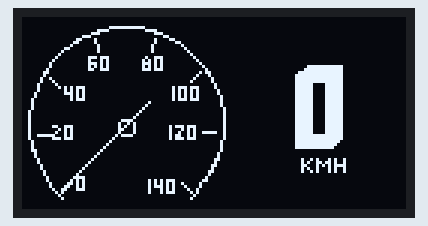
Simulated run of this sketch. Board: Arduino Uno, built with avr-gcc and run on an emulated ATmega328P. Shown: 128×64 one-colour display.

Above: at 0.4 s.

The sketch:

EDAG_OLED.ino
```cpp
#include "U8glib.h"
#include <SPI.h>
#include <mcp2515.h>
#define CS_PIN 10 // pin Chip Select

struct can_frame canMsg;

MCP2515 mcp(CS_PIN);

U8GLIB_SSD1306_128X64 u8g(U8G_I2C_OPT_DEV_0|U8G_I2C_OPT_NO_ACK|U8G_I2C_OPT_FAST);	// Fast I2C / TWI

// 'Centro_flecha[1]', 8x8px
const unsigned char epd_bitmap_Centro_flecha_1_ [] PROGMEM = {
  0x00, 0x00, 0x00, 0x00, 0x00, 0x00, 0x00, 0x00
};
// 'contorno_centro[1]', 8x8px
const unsigned char epd_bitmap_contorno_centro_1_ [] PROGMEM = {
  0x00, 0x3c, 0x42, 0x42, 0x42, 0x42, 0x3c, 0x00
};
// 'Gauge[1]', 71x64px
const unsigned char epd_bitmap_Gauge_1_ [] PROGMEM = {
  0x00, 0x00, 0x00, 0x00, 0x00, 0x00, 0x00, 0x00, 0x00, 0x00, 0x00, 0x00, 0x00, 0x00, 0x00, 0x00,
  0x00, 0x00, 0x00, 0x00, 0x00, 0x00, 0x00, 0x00, 0x00, 0x00, 0x00, 0x00, 0x00, 0x00, 0x07, 0xff,
  0x80, 0x00, 0x00, 0x00, 0x00, 0x00, 0x00, 0x78, 0x00, 0x78, 0x00, 0x00, 0x00, 0x00, 0x00, 0x01,
  0xc0, 0x00, 0x0e, 0x00, 0x00, 0x00, 0x00, 0x00, 0x0e, 0x00, 0x00, 0x01, 0x80, 0x00, 0x00, 0x00,
  0x00, 0x30, 0x80, 0x00, 0x08, 0x60, 0x00, 0x00, 0x00, 0x00, 0x60, 0x80, 0x00, 0x08, 0x18, 0x00,
  0x00, 0x00, 0x00, 0x80, 0x40, 0x00, 0x10, 0x04, 0x00, 0x00, 0x00, 0x03, 0x00, 0x40, 0x00, 0x10,
  0x02, 0x00, 0x00, 0x00, 0x04, 0x00, 0x40, 0x00, 0x10, 0x01, 0x00, 0x00, 0x00, 0x08, 0x00, 0x00,
  0x00, 0x00, 0x00, 0x80, 0x00, 0x00, 0x10, 0x03, 0xb8, 0x00, 0x4e, 0x00, 0x40, 0x00, 0x00, 0x20,
  0x02, 0x28, 0x00, 0xaa, 0x00, 0x20, 0x00, 0x00, 0x40, 0x03, 0xa8, 0x00, 0xea, 0x00, 0x10, 0x00,
  0x00, 0x40, 0x02, 0xa8, 0x00, 0xaa, 0x00, 0x08, 0x00, 0x00, 0x80, 0x03, 0x38, 0x00, 0xee, 0x00,
  0x04, 0x00, 0x01, 0x80, 0x00, 0x00, 0x00, 0x00, 0x00, 0x16, 0x00, 0x01, 0x00, 0x00, 0x00, 0x00,
  0x00, 0x00, 0x22, 0x00, 0x02, 0x40, 0x00, 0x00, 0x00, 0x00, 0x00, 0x41, 0x00, 0x02, 0x20, 0x00,
  0x00, 0x00, 0x00, 0x00, 0x81, 0x00, 0x04, 0x10, 0x00, 0x00, 0x00, 0x00, 0x00, 0x00, 0x80, 0x04,
  0x0a, 0xb8, 0x00, 0x00, 0x00, 0x2e, 0xe0, 0x80, 0x04, 0x02, 0xa8, 0x00, 0x00, 0x00, 0x2a, 0xa0,
  0x40, 0x08, 0x03, 0xa8, 0x00, 0x00, 0x00, 0x2a, 0xa0, 0x40, 0x08, 0x00, 0xa8, 0x00, 0x00, 0x00,
  0x2a, 0xa0, 0x20, 0x10, 0x00, 0xb8, 0x00, 0x00, 0x00, 0x2e, 0xe0, 0x20, 0x10, 0x00, 0x00, 0x00,
  0x00, 0x00, 0x00, 0x00, 0x20, 0x10, 0x00, 0x00, 0x00, 0x00, 0x00, 0x00, 0x00, 0x20, 0x10, 0x00,
  0x00, 0x00, 0x00, 0x00, 0x00, 0x00, 0x10, 0x20, 0x00, 0x00, 0x00, 0x00, 0x00, 0x00, 0x00, 0x10,
  0x20, 0x00, 0x00, 0x00, 0x00, 0x00, 0x00, 0x00, 0x10, 0x20, 0x00, 0x00, 0x00, 0x00, 0x00, 0x00,
  0x00, 0x10, 0x20, 0x00, 0x00, 0x00, 0x00, 0x00, 0x00, 0x00, 0x10, 0x20, 0x00, 0x00, 0x00, 0x00,
  0x00, 0x00, 0x00, 0x10, 0x20, 0x33, 0x80, 0x00, 0x00, 0x00, 0x5d, 0xc0, 0x10, 0x20, 0x0a, 0x80,
  0x00, 0x00, 0x00, 0x45, 0x40, 0x10, 0x20, 0x12, 0x80, 0x00, 0x00, 0x00, 0x49, 0x4f, 0x90, 0x27,
  0xe2, 0x80, 0x00, 0x00, 0x00, 0x59, 0x40, 0x10, 0x20, 0x3b, 0x80, 0x00, 0x00, 0x00, 0x5d, 0xc0,
  0x10, 0x10, 0x00, 0x00, 0x00, 0x00, 0x00, 0x00, 0x00, 0x20, 0x10, 0x00, 0x00, 0x00, 0x00, 0x00,
  0x00, 0x00, 0x20, 0x10, 0x00, 0x00, 0x00, 0x00, 0x00, 0x00, 0x00, 0x20, 0x18, 0x00, 0x00, 0x00,
  0x00, 0x00, 0x00, 0x00, 0x20, 0x08, 0x00, 0x00, 0x00, 0x00, 0x00, 0x00, 0x00, 0x40, 0x08, 0x00,
  0x00, 0x00, 0x00, 0x00, 0x00, 0x00, 0x40, 0x04, 0x00, 0x00, 0x00, 0x00, 0x00, 0x00, 0x00, 0xc0,
  0x04, 0x00, 0x00, 0x00, 0x00, 0x00, 0x00, 0x00, 0x80, 0x02, 0x00, 0x00, 0x00, 0x00, 0x00, 0x00,
  0x01, 0x80, 0x02, 0x00, 0x00, 0x00, 0x00, 0x00, 0x00, 0x01, 0x00, 0x01, 0x00, 0x00, 0x00, 0x00,
  0x00, 0x00, 0x03, 0x00, 0x01, 0x00, 0x00, 0x00, 0x00, 0x00, 0x00, 0x02, 0x00, 0x00, 0x80, 0x38,
  0x00, 0x00, 0x00, 0x00, 0x04, 0x00, 0x00, 0x80, 0x28, 0x00, 0x00, 0x2a, 0xe0, 0x0c, 0x00, 0x00,
  0x40, 0xa8, 0x00, 0x00, 0x2a, 0xa4, 0x10, 0x00, 0x00, 0x41, 0x28, 0x00, 0x00, 0x2e, 0xa2, 0x10,
  0x00, 0x00, 0x22, 0x38, 0x00, 0x00, 0x22, 0xa1, 0x20, 0x00, 0x00, 0x14, 0x00, 0x00, 0x00, 0x22,
  0xe0, 0xa0, 0x00, 0x00, 0x08, 0x00, 0x00, 0x00, 0x00, 0x00, 0x40, 0x00, 0x00, 0x04, 0x00, 0x00,
  0x00, 0x00, 0x00, 0x80, 0x00, 0x00, 0x00, 0x00, 0x00, 0x00, 0x00, 0x00, 0x00, 0x00, 0x00, 0x00,
  0x00, 0x00, 0x00, 0x00, 0x00, 0x00, 0x00, 0x00, 0x00, 0x00, 0x00, 0x00, 0x00, 0x00, 0x00, 0x00
};
// 'KMH_letras[1]', 16x8px
const unsigned char epd_bitmap_KMH_letras_1_ [] PROGMEM = {
  0x00, 0x00, 0x94, 0x52, 0xa6, 0xd2, 0xc5, 0x5e, 0xa4, 0x52, 0x94, 0x52, 0x94, 0x52, 0x00, 0x00
};

// '0[1]', 16x28px
const unsigned char epd_bitmap_0_1_ [] PROGMEM = {
  0x0f, 0xff, 0x1f, 0xff, 0x7f, 0xff, 0xff, 0xff, 0xff, 0xff, 0xff, 0xff, 0xfc, 0x3f, 0xfc, 0x3f,
  0xfc, 0x3f, 0xfc, 0x3f, 0xfc, 0x3f, 0xfc, 0x3f, 0xfc, 0x3f, 0xfc, 0x3f, 0xfc, 0x3f, 0xfc, 0x3f,
  0xfc, 0x3f, 0xfc, 0x3f, 0xfc, 0x3f, 0xfc, 0x3f, 0xfc, 0x3f, 0xfc, 0x3f, 0xfc, 0x3f, 0xff, 0xff,
  0xff, 0xff, 0xff, 0xfe, 0xff, 0xfc, 0xff, 0xf8
};
// '1[1]', 16x28px
const unsigned char epd_bitmap_1_1_ [] PROGMEM = {
  0x01, 0xf8, 0x03, 0xf8, 0x07, 0xf8, 0x1f, 0xf8, 0x1f, 0xf8, 0x1f, 0xf8, 0x1f, 0xf8, 0x1f, 0xf8,
  0x01, 0xf8, 0x01, 0xf8, 0x01, 0xf8, 0x01, 0xf8, 0x01, 0xf8, 0x01, 0xf8, 0x01, 0xf8, 0x01, 0xf8,
  0x01, 0xf8, 0x01, 0xf8, 0x01, 0xf8, 0x01, 0xf8, 0x01, 0xf8, 0x01, 0xf8, 0x01, 0xf8, 0x01, 0xf8,
  0x01, 0xf8, 0x01, 0xf8, 0x01, 0xf8, 0x01, 0xf8
};
// '2[1]', 16x28px
const unsigned char epd_bitmap_2_1_ [] PROGMEM = {
  0x0f, 0xfe, 0x1f, 0xff, 0x3f, 0xff, 0x7f, 0xff, 0xff, 0xff, 0xff, 0xff, 0xfc, 0x3f, 0xfc, 0x3f,
  0xfc, 0x3f, 0x00, 0x3f, 0x00, 0x7f, 0x00, 0xff, 0x01, 0xfe, 0x03, 0xfc, 0x07, 0xf8, 0x1f, 0xf0,
  0x3f, 0xe0, 0x7f, 0x80, 0xff, 0x00, 0xfe, 0x00, 0xfc, 0x00, 0xfc, 0x00, 0xfc, 0x00, 0xff, 0xff,
  0xff, 0xff, 0xff, 0xff, 0xff, 0xff, 0xff, 0xff
};
// '3[1]', 16x28px
const unsigned char epd_bitmap_3_1_ [] PROGMEM = {
  0x0f, 0xfe, 0x3f, 0xff, 0x7f, 0xff, 0xff, 0xff, 0xff, 0xff, 0xff, 0xff, 0xf8, 0x3f, 0xf8, 0x3f,
  0xf8, 0x3f, 0x00, 0x3f, 0x00, 0x3f, 0x00, 0xfe, 0x01, 0xfc, 0x01, 0xf8, 0x01, 0xff, 0x01, 0xff,
  0x00, 0xff, 0x00, 0x3f, 0x00, 0x3f, 0xf8, 0x3f, 0xf8, 0x3f, 0xf8, 0x3f, 0xfc, 0x3f, 0xff, 0xff,
  0xff, 0xff, 0xff, 0xfe, 0xff, 0xfc, 0xff, 0xf8
};
// '4[1]', 16x28px
const unsigned char epd_bitmap_4_1_ [] PROGMEM = {
  0x00, 0xe0, 0x00, 0xf0, 0x01, 0xf8, 0x01, 0xfc, 0x03, 0xfe, 0x07, 0xfe, 0x07, 0xfe, 0x0f, 0xfe,
  0x0f, 0xfe, 0x1f, 0xfe, 0x1f, 0x7e, 0x3f, 0x7e, 0x3e, 0x7e, 0x7e, 0x7e, 0x7c, 0x7e, 0xfc, 0x7e,
  0xf8, 0x7e, 0xf8, 0x7e, 0xff, 0xff, 0xff, 0xff, 0x7f, 0xff, 0x7f, 0xff, 0x3f, 0xff, 0x00, 0x7e,
  0x00, 0x7e, 0x00, 0x7e, 0x00, 0x7e, 0x00, 0x7e
};
// '5[1]', 16x28px
const unsigned char epd_bitmap_5_1_ [] PROGMEM = {
  0x7f, 0xfe, 0xff, 0xfe, 0xff, 0xfe, 0xff, 0xfe, 0xff, 0xfe, 0xff, 0xfe, 0xfc, 0x00, 0xfc, 0x00,
  0xfc, 0x00, 0xfc, 0x00, 0xfe, 0x00, 0xff, 0xf0, 0xff, 0xf8, 0xff, 0xfc, 0xff, 0xfe, 0xff, 0xff,
  0x00, 0x3f, 0x00, 0x3f, 0x00, 0x3f, 0xfc, 0x3f, 0xfc, 0x3f, 0xfc, 0x3f, 0xfc, 0x7f, 0xff, 0xff,
  0xff, 0xff, 0x7f, 0xff, 0x3f, 0xff, 0x1f, 0xff
};
// '6[1]', 16x28px
const unsigned char epd_bitmap_6_1_ [] PROGMEM = {
  0x0f, 0xfe, 0x1f, 0xff, 0x3f, 0xff, 0x7f, 0xff, 0xff, 0xff, 0xff, 0xff, 0xfc, 0x3f, 0xfc, 0x3f,
  0xfc, 0x3f, 0xfc, 0x00, 0xfc, 0x00, 0xff, 0xfe, 0xff, 0xff, 0xff, 0xff, 0xff, 0xff, 0xff, 0xff,
  0xff, 0xff, 0xfc, 0x3f, 0xfc, 0x3f, 0xfc, 0x3f, 0xfc, 0x3f, 0xfc, 0x3f, 0xfc, 0x7f, 0xff, 0xff,
  0xff, 0xfe, 0xff, 0xfc, 0xff, 0xf8, 0xff, 0xf0
};
// '7[1]', 16x28px
const unsigned char epd_bitmap_7_1_ [] PROGMEM = {
  0xff, 0xf0, 0xff, 0xf8, 0xff, 0xfc, 0xff, 0xfe, 0xff, 0xff, 0xff, 0xff, 0xf8, 0x3e, 0xf8, 0x7e,
  0xf8, 0x7e, 0x00, 0xfc, 0x00, 0xfc, 0x00, 0xfc, 0x01, 0xf8, 0x01, 0xf8, 0x01, 0xf8, 0x03, 0xf0,
  0x03, 0xf0, 0x07, 0xf0, 0x07, 0xe0, 0x07, 0xe0, 0x0f, 0xc0, 0x0f, 0xc0, 0x0f, 0xc0, 0x1f, 0x80,
  0x1f, 0x80, 0x3f, 0x80, 0x3f, 0x00, 0x3f, 0x00
};
// '8[1]', 16x28px
const unsigned char epd_bitmap_8_1_ [] PROGMEM = {
  0x0f, 0xfe, 0x1f, 0xfe, 0x3f, 0xfe, 0x7f, 0xfe, 0xff, 0xfe, 0xff, 0xfe, 0xfc, 0x3e, 0xfc, 0x3e,
  0xfc, 0x3e, 0xfc, 0x3e, 0xfc, 0x3e, 0xfc, 0x3e, 0xff, 0xfc, 0xff, 0xf8, 0x1f, 0xff, 0x7f, 0xff,
  0xff, 0xff, 0xfc, 0x3f, 0xfc, 0x3f, 0xfc, 0x3f, 0xfc, 0x3f, 0xfc, 0x3f, 0xfc, 0x3f, 0xff, 0xff,
  0xff, 0xff, 0xff, 0xfe, 0xff, 0xfc, 0xff, 0xf8
};
// '9[1]', 16x28px
const unsigned char epd_bitmap_9_1_ [] PROGMEM = {
  0x07, 0xff, 0x1f, 0xff, 0x3f, 0xff, 0x7f, 0xff, 0xff, 0xff, 0xff, 0xff, 0xfc, 0x3f, 0xfc, 0x3f,
  0xfc, 0x3f, 0xfc, 0x3f, 0xfc, 0x3f, 0xff, 0xff, 0xff, 0xff, 0xff, 0xff, 0xff, 0xff, 0xff, 0xff,
  0xff, 0xff, 0x00, 0x3f, 0x00, 0x3f, 0xfc, 0x3f, 0xfc, 0x3f, 0xfc, 0x3f, 0xfc, 0x3f, 0xff, 0xff,
  0xff, 0xff, 0xff, 0xfe, 0xff, 0xfc, 0xff, 0xf8
};

// Array of all bitmaps for convenience. (Total bytes used to store images in PROGMEM = 800)
const int epd_bitmap_allArray_LEN = 10;
const unsigned char* epd_bitmap_allArray[10] = {
  epd_bitmap_0_1_,
  epd_bitmap_1_1_,
  epd_bitmap_2_1_,
  epd_bitmap_3_1_,
  epd_bitmap_4_1_,
  epd_bitmap_5_1_,
  epd_bitmap_6_1_,
  epd_bitmap_7_1_,
  epd_bitmap_8_1_,
  epd_bitmap_9_1_
};

int vel_string_start_position;
int velocidad = 0;
char vel_string[10];
int dato=0;
int vel_string_lenght;

int angulo_flecha=45;
int flecha_inicio_x;
int flecha_inicio_y;
int flecha_final_x;
int flecha_final_y;
int flecha_centro_x=35;
int flecha_centro_y=36;
int flecha_radio1=30;
int flecha_radio2=10;


void setup(void) {
  u8g.setFont(u8g_font_tpssb);
  u8g.setColorIndex(1);
  Serial.begin(9600);
  while (!Serial);

  SPI.begin();
  mcp.reset();
  mcp.setBitrate(CAN_125KBPS);
  mcp.setNormalMode();

}

void loop() {
  if (mcp.readMessage(&canMsg) == MCP2515::ERROR_OK) { // Verifica si lee el mensaje
    if (canMsg.can_id == 0x0E3) { // ID del mensaje enviado por el Gateway
    Serial.print("Valor recibido de: ");
    Serial.println(canMsg.can_id, HEX);
      dato = canMsg.data[0];
    }
  }
  velocidad=map(dato, 0, 100, 0, 140);
  itoa(velocidad, vel_string,10);
  vel_string_lenght=strlen(vel_string);
  vel_string_start_position = 99-vel_string_lenght*8;

  angulo_flecha = map(velocidad, 0, 140, 45, 315);

  flecha_inicio_x=flecha_radio1*-sin(radians(angulo_flecha))+flecha_centro_x;
  flecha_inicio_y=flecha_radio1*cos(radians(angulo_flecha))+flecha_centro_y;

  flecha_final_x=flecha_radio2*-sin(radians(angulo_flecha+180))+flecha_centro_x;
  flecha_final_y=flecha_radio2*cos(radians(angulo_flecha+180))+flecha_centro_y;

  u8g.firstPage();
  do{


    //u8g.drawStr(90,20,vel_string);
    for(int i = 0; i<vel_string_lenght; i++){
      u8g.drawBitmapP(vel_string_start_position+18*i, 16, 16/8, 28, epd_bitmap_allArray[vel_string[i]-48]);
    }
    u8g.drawBitmapP( 0, 0, 72/8, 64, epd_bitmap_Gauge_1_);
    u8g.drawLine(flecha_inicio_x, flecha_inicio_y, flecha_final_x, flecha_final_y);
    u8g.setColorIndex(0); //Black
    u8g.drawBitmapP( 31, 33, 8/8, 8, epd_bitmap_Centro_flecha_1_);
    u8g.setColorIndex(1);//White
    u8g.drawBitmapP( 31, 33, 8/8, 8, epd_bitmap_contorno_centro_1_);

    u8g.drawBitmapP( 93, 46, 16/8, 6, epd_bitmap_KMH_letras_1_);

  } while(u8g.nextPage());

}
```
